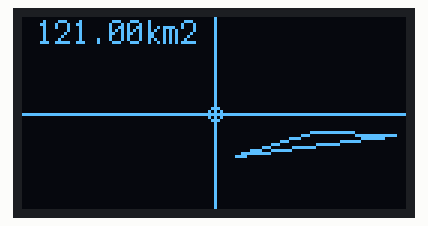
The program below on a simulated Raspberry Pi Pico running CircuitPython. Shown: 128×64 one-colour display. What the program prints to the serial console is not drawn.

Above: at 1.1 s.
At 2.1 s:
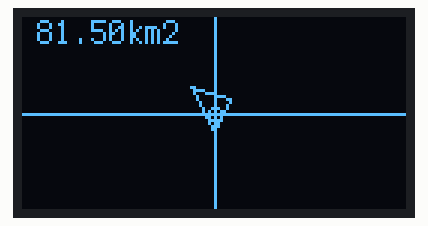
At 3.1 s:
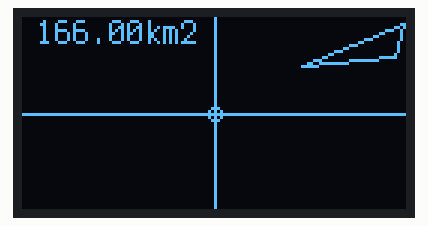
At 4.1 s:
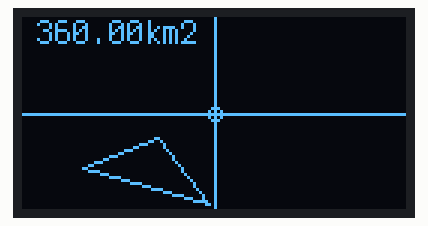

The program:

part3.py
```python
import math
import time
import terminalio
import displayio
import busio
import board
from adafruit_display_text import label
import adafruit_displayio_ssd1306
from adafruit_display_shapes.triangle import Triangle
from adafruit_display_shapes.circle import Circle
from adafruit_display_shapes.line import Line

# init displays
displayio.release_displays()

# init i2c
sda_pin = board.GP14
scl_pin = board.GP15
i2c = busio.I2C(scl_pin, sda_pin)

# init display part 2
display_bus = displayio.I2CDisplay(i2c, device_address=0x3d, reset=board.GP21)
display = adafruit_displayio_ssd1306.SSD1306(display_bus, width=128, height=64)

# create the display group
splash = displayio.Group()

# add base and coordinate axes
splash.append(Circle(64, 32, 3, outline=0xFFFFFF))
splash.append(Line(0, 32, 128, 32, 0xFFFFFF))
splash.append(Line(64, 0, 64, 64, 0xFFFFFF))
area_label = label.Label(terminalio.FONT, x=5, y=5, text="")
# splash.append(Triangle(5, 5, 30, 30, 10, 30, outline=0xFFFFFF))
splash.append(area_label)
landing_area_display = None

# send display group to screen
display.show(splash)

def validate_input(input_string: str): # return false on error or an array of the form [x, y] on success
    try:
        input_parts = input_string.split(",")
    except ValueError:
        return False
    if len(input_parts) != 2: # we expect an x and a y coordinate
        return False
    try:
        result = [float(part) for part in input_parts] # turn the strings in input_parts into floats
        return result
    except ValueError: # if something wasn't a float
        return False

def get_area(p1, p2, p3): # adapted from https://stackoverflow.com/questions/59597399
    area = 0.5 * (p1[0] * (p2[1] - p3[1]) + p2[0] * (p3[1] - p1[1]) + p3[0]
                  * (p1[1] - p2[1]))
    return abs(area)

def do_triangle(vertex_1, vertex_2, vertex_3):
    global landing_area_display
    area = get_area(vertex_1, vertex_2, vertex_3)
    print(f"The area of the triangle with vertices ({vertex_1[0]},{vertex_1[1]}), ({vertex_2[0]},{vertex_2[1]}), ({vertex_3[0]},{vertex_3[1]}) is {area} square km.")
    area_label.text = f"{area:.2f}km2" # set the text that shows on the display
    if landing_area_display is not None: # if we already have a triangle, get rid of it
        splash.pop()
    landing_area_display = Triangle(int(vertex_1[0])+64, 32-int(vertex_1[1]), int(vertex_2[0])+64, 32-int(vertex_2[1]), int(vertex_3[0])+64, 32-int(vertex_3[1]), outline=0xFFFFFF)
    splash.append(landing_area_display) # show this triangle
    return area

def get_centroid(vertex_1, vertex_2, vertex_3):
    # the centroid is just the average of the points
    return [(vertex_1[0]+vertex_2[0]+vertex_3[0])/3, (vertex_1[1]+vertex_2[1]+vertex_3[1])/3]

input_triangles = [['-2,-30','-19,-8','-44,-18'],['7,-14','60,-7','33,-6'],['5,5','-8,9','0,-6'],['63,30','60,19','29,16']]
triangle_distances = {}
closest_distance = float('inf')

for i, input_triangle in enumerate(input_triangles):
    vertexes = []
    for j, point_str in enumerate(input_triangle):
        vertexes.append(validate_input(point_str))
        if not vertexes[j]:
            raise ValueError("Error in input! Check that everything is set up properly.")
    triangle_area = do_triangle(*vertexes)
    triangle_centroid = get_centroid(*vertexes)
    triangle_distance = math.sqrt(triangle_centroid[0]**2 + triangle_centroid[1]**2)
    triangle_distances[triangle_distance] = vertexes
    # Only set a new closest triangle if it's big enough
    if triangle_area > 100 and closest_distance > triangle_distance:
        closest_distance = triangle_distance
    time.sleep(1)
best_triangle = triangle_distances[closest_distance]
do_triangle(*best_triangle)

print(f"The closest landing area larger than 100 km2 has vertices ({best_triangle[0][0]}, {best_triangle[0][1]}), ({best_triangle[1][0]}, {best_triangle[1][1]}), ({best_triangle[2][0]}, {best_triangle[2][1]}). The area is {get_area(*best_triangle)} km2 and the centroid is {closest_distance} km away from base.")
while True:
    pass # block forever to keep display showing triangle
```

Measured:
- what the display in image 0 shows lasts 1.0 s, from 1.0 s to 2.0 s
